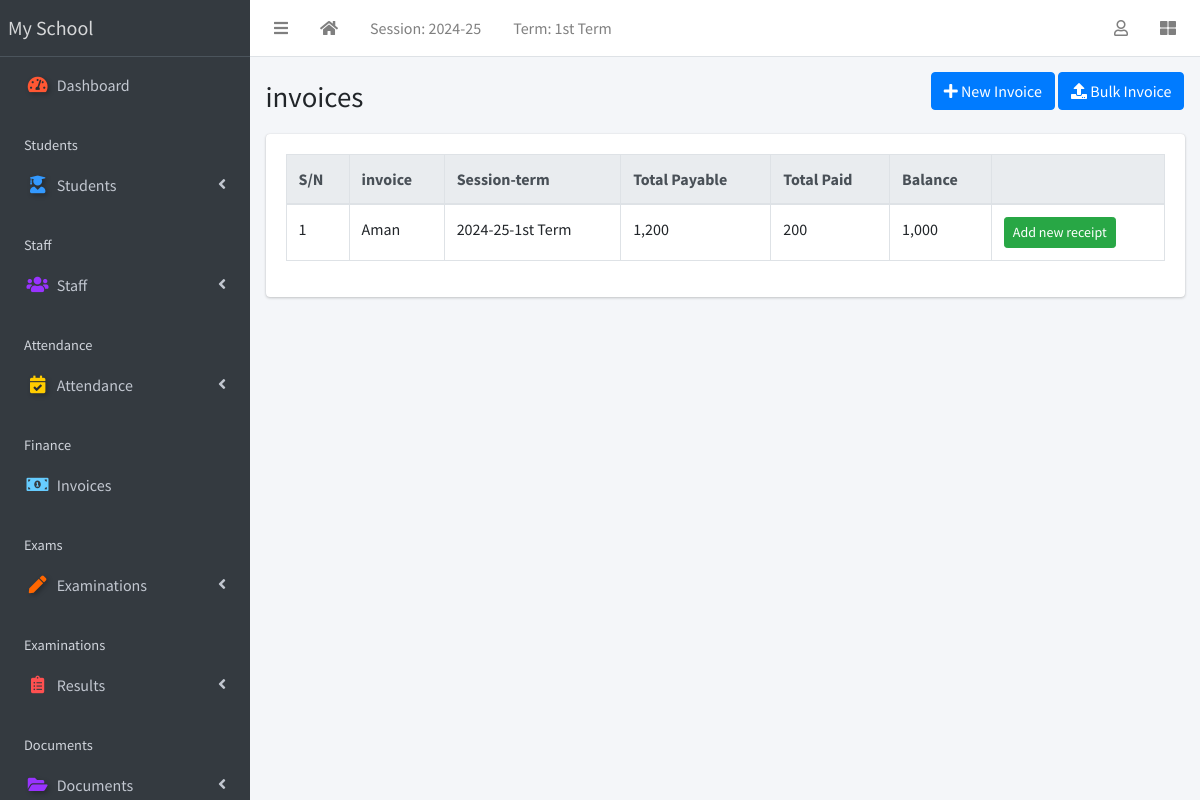
/finance/list/ (signed in), run on an earlier commit of the app's database.
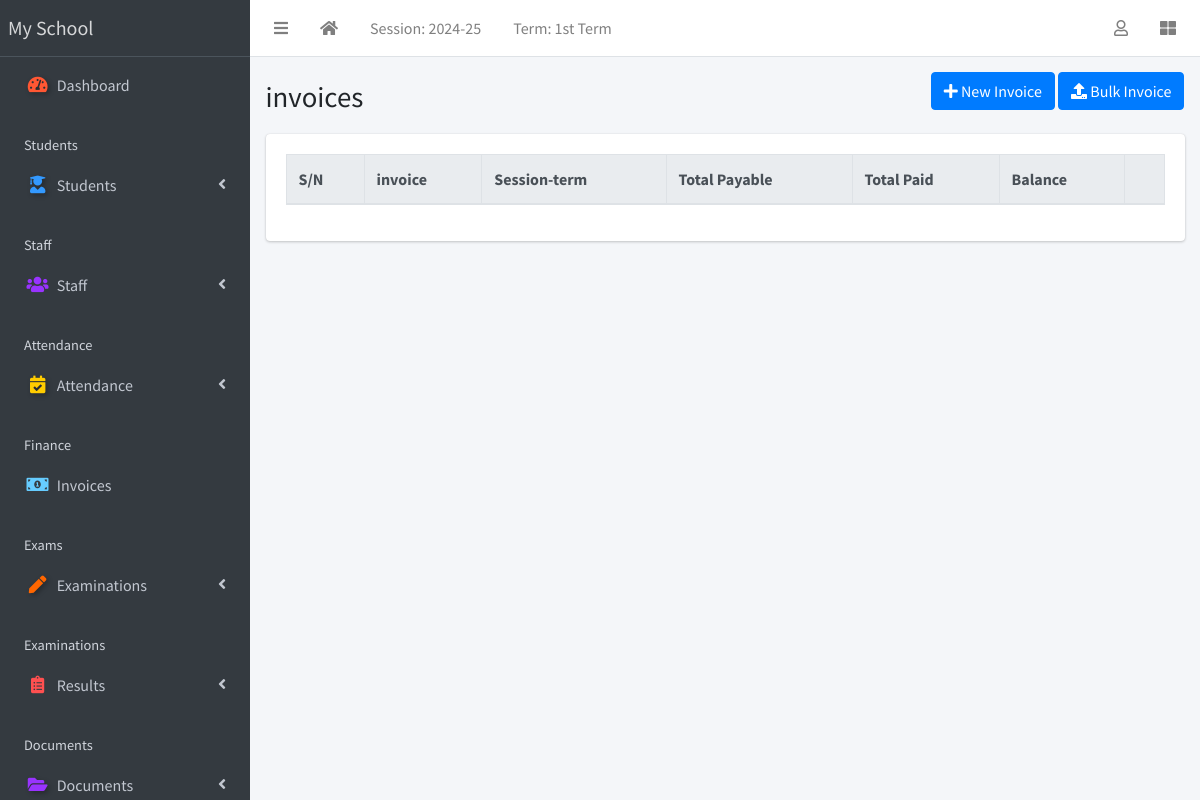
And on a later commit of the database.
### apps/corecode/models.py (models this page shows, shortened)
class AcademicSession(models.Model):
    name = models.CharField(max_length=200, unique=True)
    current = models.BooleanField(default=True)
    class Meta:
        ordering = ["-name"]
    def __str__(self):
        return self.name

class AcademicTerm(models.Model):
    name = models.CharField(max_length=20, unique=True)
    current = models.BooleanField(default=True)
    class Meta:
        ordering = ["name"]
    def __str__(self):
        return self.name

class SiteConfig(models.Model):
    key = models.SlugField()
    value = models.CharField(max_length=200)

### apps/finance/models.py (models this page shows, shortened)
class Invoice(models.Model):
    student = models.ForeignKey(Student, on_delete=models.CASCADE)
    session = models.ForeignKey(AcademicSession, on_delete=models.CASCADE)
    term = models.ForeignKey(AcademicTerm, on_delete=models.CASCADE)
    class_for = models.ForeignKey(StudentClass, on_delete=models.CASCADE)
    balance_from_previous_term = models.IntegerField(default=0)
    status = models.CharField(
        max_length=20,
        choices=[("active", "Active"), ("closed", "Closed")],
        default="active",
    )
    class Meta:
        ordering = ["student", "term"]
    def __str__(self):
        return f"{self.student}"
    def balance(self):
        payable = self.total_amount_payable()
        paid = self.total_amount_paid()
        return payable - paid
    def amount_payable(self):
        items = InvoiceItem.objects.filter(invoice=self)
        total = 0
        for item in items:
            total += item.amount
        return total
    def total_amount_payable(self):
        return self.balance_from_previous_term + self.amount_payable()
    def total_amount_paid(self):
        receipts = Receipt.objects.filter(invoice=self)
        amount = 0
        for receipt in receipts:
            amount += receipt.amount_paid
        return amount

class InvoiceItem(models.Model):
    invoice = models.ForeignKey(Invoice, on_delete=models.CASCADE)
    description = models.CharField(max_length=200)
    amount = models.IntegerField()

class Receipt(models.Model):
    invoice = models.ForeignKey(Invoice, on_delete=models.CASCADE)
    amount_paid = models.IntegerField()
    date_paid = models.DateField(default=timezone.now)
    comment = models.CharField(max_length=200, blank=True)

### apps/students/models.py (models this page shows, shortened)
class Student(models.Model):
    STATUS_CHOICES = [("active", "Active"), ("inactive", "Inactive")]
    GENDER_CHOICES = [("male", "Male"), ("female", "Female")]
    category = [("N/A", "N/A"),("Gen", "Gen"), ("OBC", "OBC"), ("SC/ST", "SC/ST"), ("Other", "Other")]
    current_status = models.CharField(
        max_length=10, choices=STATUS_CHOICES, default="active"
    )
    registration_number = models.CharField(max_length=200, unique=True)
    fullname = models.CharField(max_length=200)
    gender = models.CharField(max_length=10, choices=GENDER_CHOICES, default="male")
    category = models.CharField(max_length=10, choices=category, default="N/A")
    aadhar_validator = RegexValidator(
    regex=r'^\d{12}$',
    message="Aadhaar number must be exactly 12 digits.",
    code='invalid_aadhar'
    )
    aadhar = models.CharField(validators=[aadhar_validator], max_length=12, blank=True)
    date_of_birth = models.DateField(default=timezone.now)
    current_class = models.ForeignKey(
        StudentClass, on_delete=models.SET_NULL, blank=True, null=True
    )
    date_of_admission = models.DateField(default=timezone.now)
    mobile_num_regex = RegexValidator(
        regex="^[0-9]{10,15}$", message="Entered mobile number isn't in a right format!"
    )
    mobile_number = models.CharField(
        validators=[mobile_num_regex], max_length=13, blank=True
    )
    Father_name = models.CharField(max_length=255, null=False, blank=False)
    Father_mobile_number = models.CharField( validators=[mobile_num_regex] ,max_length=15, default="0000000000")
    Father_aadhar = models.CharField(validators=[aadhar_validator], max_length=12, blank=True)
    Mother_name = models.CharField(max_length=255, null=True, blank=True)
    address = models.TextField(blank=True)
    others = models.TextField(blank=True)
    passport = models.ImageField(blank=True, upload_to="students/passports/")
    def registration_number(self):
      if self.date_of_admission:
        year_suffix = str(self.date_of_admission.year)[-2:]  # Extract last 2 digits of year
      else:
        year_suffix = "25"  # Default if date_of_admission is missing
      unique_number = str(random.randint(1000, 9999))
      return f"{year_suffix}{self.current_class}{unique_number}"
    class Meta:
        ordering = ["fullname",]
    def __str__(self):
        return f"{self.fullname} "

### apps/finance/views.py (the view)
# urls.py: path("list/", InvoiceListView.as_view(), name="invoice-list"),
class InvoiceListView(LoginRequiredMixin, ListView):
    model = Invoice

### apps/corecode/context_processors.py (called while the page is built)
def site_defaults(request):
    current_session = AcademicSession.objects.get(current=True)
    current_term = AcademicTerm.objects.get(current=True)
    vals = SiteConfig.objects.all()
    contexts = {
        "current_session": current_session.name,
        "current_term": current_term.name,
    }
    for val in vals:
        contexts[val.key] = val.value
    return contexts

### apps/finance/templates/finance/invoice_list.html (shortened to what this page needs)
{% extends 'base.html' %}
{% load humanize %}
{% block title %}invoices{% endblock title %}
{% block breadcrumb %}
<a class="btn btn-primary" href="{% url 'invoice-create' %}"><i
    class="fas fa-plus"></i> New Invoice</a>
<a class="btn btn-primary" href="{% url 'bulk-invoice' %}"><i
    class="fas fa-upload"></i> Bulk Invoice</a>
{% endblock breadcrumb %}
{% block content %}
  <div class="table-responsive">
    <table id="invoicetable" class="table table-bordered table-hover">
      <thead class="thead-light">
        <tr>
          <th>S/N</th>
          <th>invoice</th>
          <th>Session-term</th>
          <th>Total Payable</th>
          <th>Total Paid</th>
          <th>Balance</th>
          <th></th>
        </tr>
      </thead>
      <tbody>
        {% for invoice in object_list %}
          <tr class='clickable-row' data-href="{% url 'invoice-detail' invoice.id %}">
            <td>{{ forloop.counter}}</td>
            <td>{{ invoice}}</td>
            <td>{{ invoice.session}}-{{ invoice.term}}</td>
            <td>{{ invoice.total_amount_payable | intcomma }}</td>
            <td>{{ invoice.total_amount_paid | intcomma }}</td>
            <td>{{ invoice.balance | intcomma }}</td>
            <td><a class="btn btn-success btn-sm"
                href="{% url 'receipt-create' %}?invoice={{ invoice.id }}">Add new
                receipt</a></td>
          </tr>
        {% endfor %}
      </tbody>
    </table>
  </div>
{% endblock content %}

### templates/base.html (shortened to what this page needs)
{% load static %}
<!DOCTYPE html>
<html lang="en">
<head>
  <link rel="stylesheet" href="{% static 'plugins/fontawesome-free/css/all.min.css' %}">
  <link rel="stylesheet" href="{% static 'plugins/toastr/toastr.min.css' %}">
<link rel="stylesheet" href="https://cdn.jsdelivr.net/npm/bootstrap-icons/font/bootstrap-icons.css">
  <link rel="stylesheet"
    href="{% static 'plugins/overlayScrollbars/css/OverlayScrollbars.min.css' %}">
  <link rel="stylesheet" href="{% static 'plugins/Datatables/datatables.min.css' %}" />
  <link rel="stylesheet" href="{% static 'dist/css/adminlte.min.css' %}">
  <link rel="stylesheet" href="{% static 'dist/css/style.css' %}">
</head>
<body
  class="hold-transition sidebar-mini layout-fixed layout-navbar-fixed layout-footer-fixed">
  <div class="wrapper">
    <nav class="main-header navbar navbar-expand navbar-white navbar-light">
      <ul class="navbar-nav">
        <li class="nav-item">
          <a class="nav-link" data-widget="pushmenu" href="#" role="button"><i
              class="fas fa-bars"></i></a>
        </li>
        <li class="nav-item d-none d-sm-inline-block">
          <a href="{% url 'home' %} " class="nav-link"><i class="fa fa-home"></i></a>
        </li>
        <li class="nav-item d-none d-sm-inline-block">
          <a href="{% url 'current-session' %}" class="nav-link">Session: {{ current_session }}</a>
        </li>
        <li class="nav-item d-none d-sm-inline-block">
          <a href="{% url 'current-session' %}" class="nav-link">Term: {{ current_term }}</a>
        </li>
      </ul>
      <ul class="navbar-nav ml-auto">
        <li class="nav-item dropdown">
          <a class="nav-link" data-toggle="dropdown" href="#">
            <i class="far fa-user"></i>
          </a>
        </li>
        <li class="nav-item">
          <a class="nav-link" data-widget="control-sidebar" data-slide="true"
            href="#" role="button"><i class="fas fa-th-large"></i></a>
        </li>
      </ul>
    </nav>
    <aside class="main-sidebar sidebar-dark-primary elevation-6x">
      <a href="{% url 'home' %}" class="brand-link">{{ school_name | default:"MySchool" }}</a>
<div class="sidebar">
  <nav class="mt-2">
      <ul class="nav nav-pills nav-sidebar flex-column" data-widget="treeview" role="menu" data-accordion="false">
          <li class="nav-item">
              <a href="{% url 'home' %}" class="nav-link {% if request.resolver_match.url_name == 'home' %}active{% endif %}">
                  <i class="nav-icon fas fa-tachometer-alt" style="color: #ff5733; text-shadow: 2px 2px 5px rgba(0, 0, 0, 0.3);"></i>
                  <p>Dashboard</p>
              </a>
          </li>
          <li class="nav-header">Students</li>
          <li class="nav-item has-treeview  {% if request.resolver_match.url_name in 'student-list student-create student-details  ' %}menu-open{% endif %}">
              <a href="#" class="nav-link  " >
                  <i class="nav-icon fas fa-user-graduate" style="color: #3399ff; text-shadow: 2px 2px 5px rgba(0, 0, 0, 0.3);"></i>
                  <p>Students<i class="fas fa-angle-left right"></i></p>
              </a>
          </li>
          <li class="nav-header">Staff</li>
          <li class="nav-item has-treeview  {% if request.resolver_match.url_name in 'staff-list non-teaching-staffs-list' %}menu-open{% endif %}">
              <a href="#" class="nav-link">
                  <i class="nav-icon fas fa-users" style="color: #9933ff;"></i>
                  <p>Staff<i class="fas fa-angle-left right"></i></p>
              </a>
          </li>
          <li class="nav-header">Attendance</li>
            <li class="nav-item has-treeview {% if request.resolver_match.url_name in 'attendance_list' %}menu-open{% endif %}">
                <a href="#" class="nav-link">
                    <i class="nav-icon fas fa-calendar-check" style="color: #ffcc00; text-shadow: 2px 2px 5px rgba(0, 0, 0, 0.3);"></i>
                    <p>Attendance<i class="fas fa-angle-left right"></i></p>
                </a>
            </li>
          <li class="nav-header">Finance</li>
          <li class="nav-item">
              <a href="{% url 'invoice-list' %}" class="nav-link">
                  <i class="nav-icon fas fa-money-bill-alt" style="color: #66ccff;"></i>
                  <p>Invoices</p>
              </a>
          </li>
          <li class="nav-header">Exams</li>
          <li class="nav-item has-treeview">
              <a href="#" class="nav-link">
                  <i class="nav-icon fas fa-pen" style="color: #ff6600; text-shadow: 2px 2px 5px rgba(0, 0, 0, 0.3);"></i>
                  <p>Examinations<i class="fas fa-angle-left right"></i></p>
              </a>
          </li>
          <li class="nav-header">Examinations</li>
          <li class="nav-item has-treeview">
              <a href="#" class="nav-link">
                  <i class="nav-icon fas fa-clipboard-list" style="color: #ff5050;"></i>
                  <p>Results<i class="fas fa-angle-left right"></i></p>
              </a>
          </li>
          <li class="nav-header">Documents</li>
          <li class="nav-item has-treeview">
              <a href="#" class="nav-link">
                  <i class="nav-icon fas fa-folder-open" style="color: #9933ff; text-shadow: 2px 2px 5px rgba(0, 0, 0, 0.3);"></i>
                  <p>Documents<i class="fas fa-angle-left right"></i></p>
              </a>
          </li>
      </ul>
  </nav>
</div>
    </aside>
    <div class="content-wrapper">
      <section class="content-header">
        <div class="container-fluid">
          <div class="row mb-1">
            <div class="col-sm-8">
              <h1>{% block title %}{% endblock title %}</h1>
            </div>
            <div class="col-sm-4">
              <ol class="breadcrumb float-sm-right">
                <li class="breadcrumb-item">{% block breadcrumb %}{% endblock breadcrumb %}</li>
              </ol>
            </div>
          </div>
        </div>
      </section>
      <section class="content" >
        <div class="container-fluid">
          <div class="row">
            <div class="col-md-12">
              {% block fullcard %}
              <div class="card">
                <div class="card-body">
                  <div class="row">
                    <div class="col">
                      {% block content %}
                      {% endblock content %}
                    </div>
                  </div>
                </div>
              </div>
              {% endblock fullcard %}
            </div>
          </div>
        </div>
      </section>
    </div>
  </div>
</body>
</html>

What changed in the data, as far as the page shows it:
removed Invoice: student.fullname "Aman", session "2024-25", term "1st Term", total_amount_payable "1,200", total_amount_paid "200", balance "1,000"
